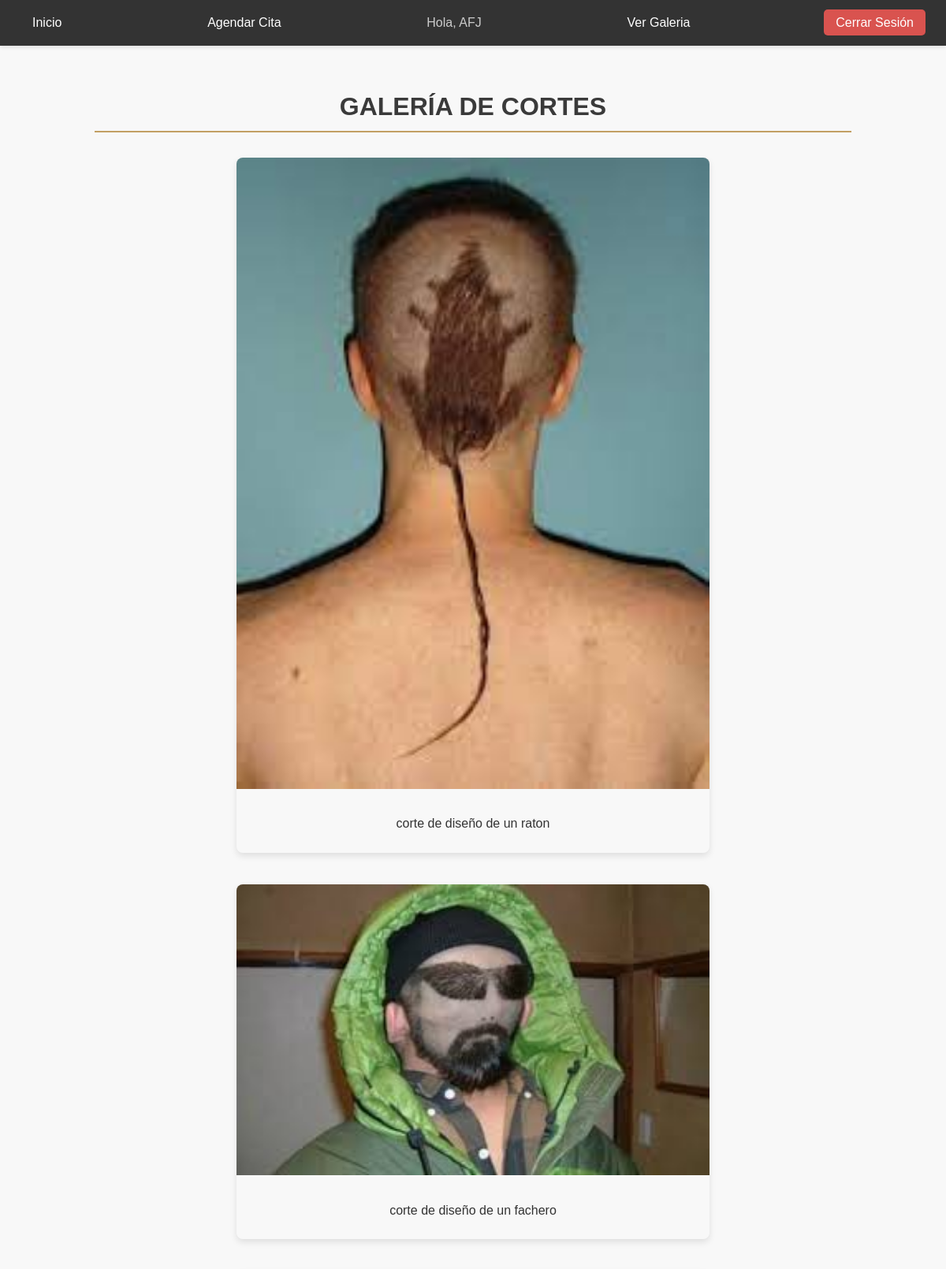
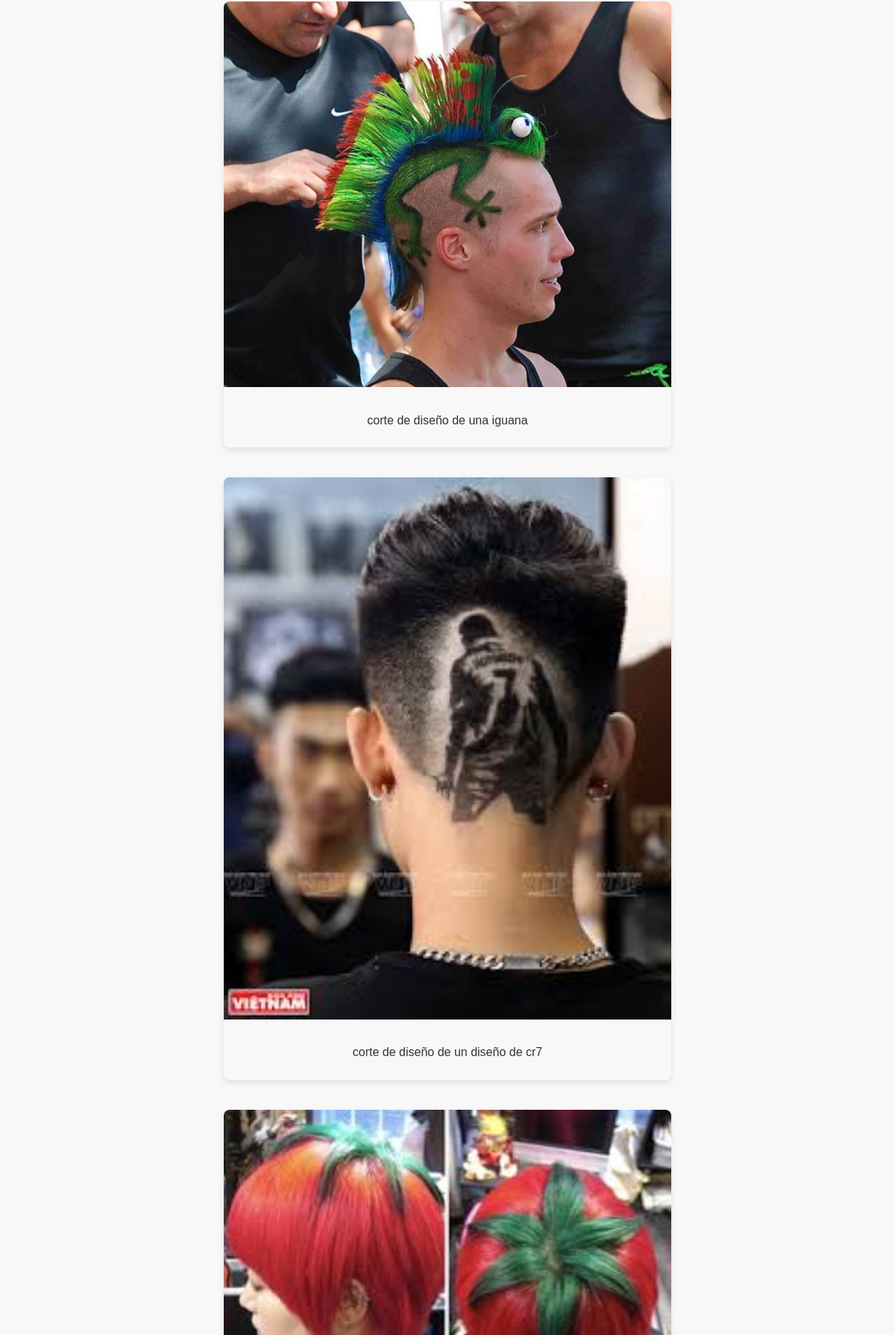
Screenshot of /galeria/ (signed in, upper part) with the database file from the repository (2 pictures, top to bottom).
### galeria/models.py (models this page shows, shortened)
class Corte(models.Model):
    titulo = models.CharField(max_length=100)
    descripcion = models.TextField(blank=True, null=True)
    imagen = models.ImageField(upload_to='cortes/')
    fecha_publicacion = models.DateTimeField(auto_now_add=True)
    class Meta:
        verbose_name_plural = "Cortes"
        ordering = ['-fecha_publicacion']

### galeria/views.py (the view)
# urls.py: path('', views.lista_cortes, name='lista_cortes'),
def lista_cortes(request):
    lista_de_cortes_completa = Corte.objects.all().order_by('-id')
    paginator = Paginator(lista_de_cortes_completa, 8)
    page_number = request.GET.get('page')
    page_obj = paginator.get_page(page_number)
    context = {
        'page_obj': page_obj
    }
    return render(request, 'galeria/lista_cortes.html', context)

### galeria/templates/galeria/lista_cortes.html (shortened to what this page needs)
{% extends 'base.html' %}
{% load static %}
{% block content %}
    <h1 style="text-align: center; margin-bottom: 2rem;">Galería de Cortes</h1>
    <div class="galeria-container">
        {% for corte in page_obj %}
            <div class="galeria-item">
                {% if corte.imagen %}
                    <img src="{{ corte.imagen.url }}" alt="Imagen de {{ corte.nombre }}">
                {% endif %}
                <div class="galeria-texto">
                    <p>{{ corte.descripcion }}</p>
                </div>
            </div>
        {% empty %}
            <p style="text-align: center;">Aún no hay imágenes en la galería.</p>
        {% endfor %}
    </div>
{% endblock %}

### templates/base.html (shortened to what this page needs)
{% load static %}
{% load socialaccount %} <!DOCTYPE html>
<html lang="es">
<head>
    <link rel="stylesheet" href="{% static 'css/style.css' %}">
<link rel="stylesheet" href="https://cdnjs.cloudflare.com/ajax/libs/font-awesome/6.5.2/css/all.min.css" /></head>
<body>
    <nav>
        <ul>
            <li><a href="{% url 'home' %}">Inicio</a></li>
            {% if user.is_authenticated %}
                <li><a href="{% url 'citas:agendar_cita' %}">Agendar Cita</a></li>
                <li><span>Hola, {{ user.first_name|default:user.username }}</span></li>
                <li><a href="{% url 'lista_cortes' %}">Ver Galeria</a></li>
                <li><a href="{% url 'account_logout' %}">Cerrar Sesión</a></li>
            {% else %}
                <li><a href="{% provider_login_url 'google' %}">Iniciar Sesión con Google</a></li>
            {% endif %}
        </ul>
    </nav>
    <div class="container">
        {% block content %}
        {% endblock %}
    </div>
</body>
</html>

### static/css/style.css (style rules this page uses)
:root { --color-principal: #3a3a3a; --color-secundario: #c29f63; --color-fondo: #f8f8f8; --color-texto: #333; }
* { box-sizing: border-box; margin: 0; padding: 0; }
body { font-family: Arial, sans-serif; background-color: var(--color-fondo); color: var(--color-texto); line-height: 1.6; }
.container { max-width: 1000px; margin: 0 auto; padding: 20px; }
h1, h2 { color: var(--color-principal); border-bottom: 2px solid var(--color-secundario); padding-bottom: 5px; margin-bottom: 20px; text-align: center; text-transform: uppercase; }
nav { background-color: #333; padding: 1rem; margin-bottom: 2rem; box-shadow: 0 2px 5px rgba(0, 0, 0, 0.1); }
nav ul { display: flex; justify-content: space-between; align-items: center; list-style: none; margin: 0; padding: 0; }
nav li { margin: 0 10px; }
nav a, nav span { color: white; text-decoration: none; padding: 8px 15px; border-radius: 5px; transition: background-color 0.3s ease; font-weight: 500; }
nav span { color: #ccc; }
nav a[href*="logout"] { background-color: #d9534f; }

### galeria/templates/galeria/lista_cortes.html (style rules this page uses)
.galeria-container { display: flex; flex-direction: column; align-items: center; width: 100%; }
.galeria-item { width: 90%; max-width: 600px; margin-bottom: 2.5rem; border-radius: 8px; box-shadow: 0 4px 8px rgba(0, 0, 0, 0.1); overflow: hidden; }
.galeria-item img { width: 100%; height: auto; }
.galeria-texto { padding: 1.5rem; text-align: center; }
.galeria-texto p { font-size: 1rem; color: #333; }

### rows the page displays
Corte: imagen (picture), descripcion "corte de diseño de un raton"
Corte: imagen (picture), descripcion "corte de diseño de un fachero"
Corte: imagen (picture), descripcion "corte de diseño de una iguana"
Corte: imagen (picture), descripcion "corte de diseño de un diseño de cr7"
Corte: imagen (picture)

### other values shown
{{ user.first_name|default:user.username }} "AFJ"
